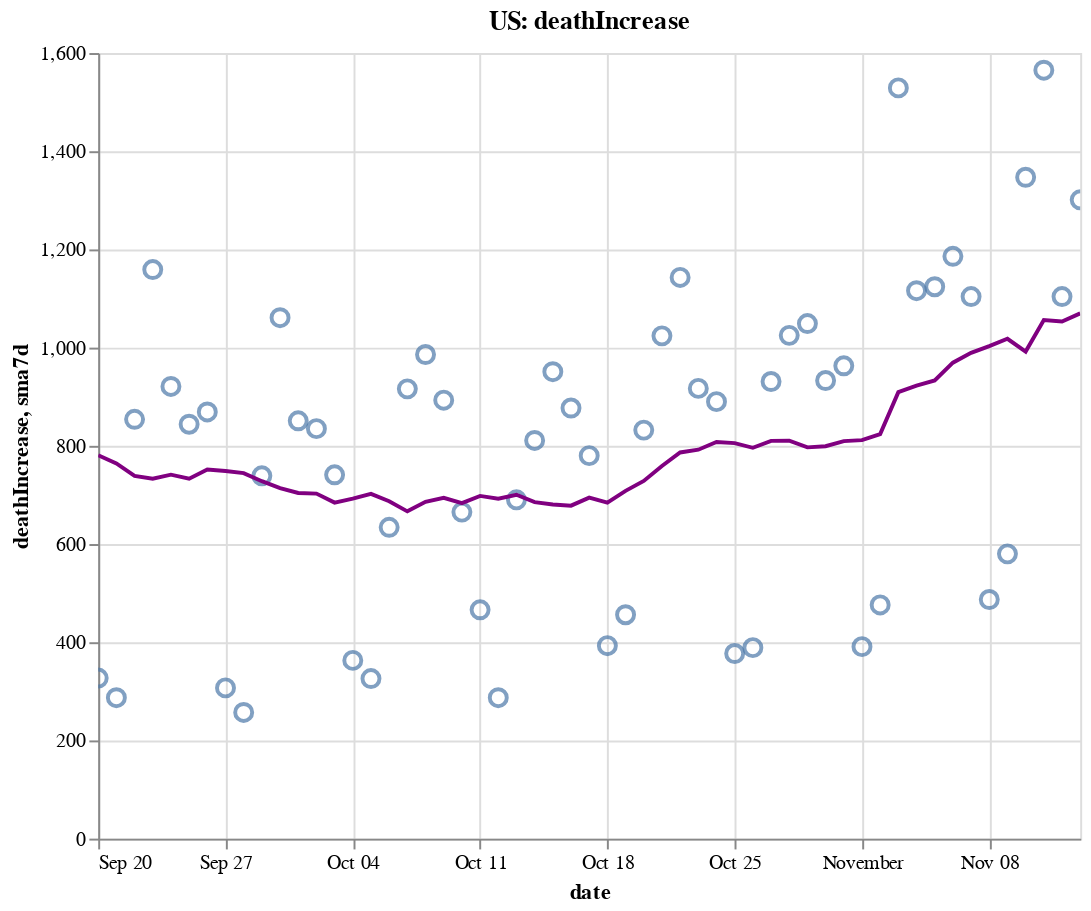

The cell this chart's notebook holds for it:
### Code cell
create_plot(us, 'deathIncrease')

### Figure 1 — Vega-Lite specification as saved in the notebook (floating-point values rounded to 4 significant figures)
{"config": {"view": {"continuousWidth": 400, "continuousHeight": 300}}, "layer": [{"layer": [{"mark": {"type": "point", "size": 75}, "encoding": {"tooltip": [{"type": "temporal", "field": "date"}, {"type": "quantitative", "field": "deathIncrease"}, {"type": "quantitative", "field": "sma7d"}], "x": {"type": "temporal", "field": "date"}, "y": {"type": "quantitative", "field": "deathIncrease"}}, "selection": {"selector006": {"type": "interval", "bind": "scales", "encodings": ["x", "y"]}}}, {"mark": {"type": "line", "color": "purple"}, "encoding": {"x": {"type": "temporal", "field": "date"}, "y": {"type": "quantitative", "field": "sma7d"}}}]}, {"mark": {"type": "rule", "color": "#aaa"}, "encoding": {"x": {"type": "temporal", "field": "date"}}, "transform": [{"filter": {"selection": "selector005"}}]}, {"mark": "circle", "encoding": {"opacity": {"condition": {"value": 1, "selection": "selector005"}, "value": 0}, "tooltip": [{"type": "temporal", "field": "date"}, {"type": "quantitative", "field": "deathIncrease"}, {"type": "quantitative", "field": "sma7d"}], "x": {"type": "temporal", "field": "date"}, "y": {"type": "quantitative", "field": "deathIncrease"}}, "selection": {"selector005": {"type": "single", "encodings": ["x"], "on": "mouseover", "nearest": true, "empty": "none"}}}, {"mark": {"type": "text", "align": "left", "dx": 5, "dy": -5, "stroke": "white", "strokeWidth": 2}, "encoding": {"text": {"type": "quantitative", "field": "deathIncrease"}, "tooltip": [{"type": "temporal", "field": "date"}, {"type": "quantitative", "field": "deathIncrease"}, {"type": "quantitative", "field": "sma7d"}], "x": {"type": "temporal", "field": "date"}, "y": {"type": "quantitative", "field": "deathIncrease"}}, "transform": [{"filter": {"selection": "selector005"}}]}, {"mark": {"type": "text", "align": "left", "dx": 5, "dy": -5}, "encoding": {"text": {"type": "quantitative", "field": "deathIncrease"}, "tooltip": [{"type": "temporal", "field": "date"}, {"type": "quantitative", "field": "deathIncrease"}, {"type": "quantitative", "field": "sma7d"}], "x": {"type": "temporal", "field": "date"}, "y": {"type": "quantitative", "field": "deathIncrease"}}, "transform": [{"filter": {"selection": "selector005"}}]}], "data": {"name": "data-f2e576742b3adfc35425e3bb2a24119c"}, "height": 400, "title": "US: deathIncrease", "width": 500, "$schema": "https://vega.github.io/schema/vega-lite/v4.8.1.json", "datasets": {"data-f2e576742b3adfc35425e3bb2a24119c": [{"date": "2020-09-20T00:00:00", "totalTestResultsIncrease": 978400.0, "positiveIncrease": 35690.0, "death": 191600.0, "deathIncrease": 327.0, "positiveRate": 0.036, "state": "US", "sma7d": 780.9}, {"date": "2020-09-21T00:00:00", "totalTestResultsIncrease": 775000.0, "positiveIncrease": 39060.0, "death": 191900.0, "deathIncrease": 287.0, "positiveRate": 0.05, "state": "US", "sma7d": 764.1}, {"date": "2020-09-22T00:00:00", "totalTestResultsIncrease": 850800.0, "positiveIncrease": 49350.0, "death": 192800.0, "deathIncrease": 854.0, "positiveRate": 0.058, "state": "US", "sma7d": 738.9}, {"date": "2020-09-23T00:00:00", "totalTestResultsIncrease": 1010000.0, "positiveIncrease": 38550.0, "death": 193900.0, "deathIncrease": 1159.0, "positiveRate": 0.038, "state": "US", "sma7d": 733.0}, {"date": "2020-09-24T00:00:00", "totalTestResultsIncrease": 1038000.0, "positiveIncrease": 43240.0, "death": 194800.0, "deathIncrease": 921.0, "positiveRate": 0.042, "state": "US", "sma7d": 741.3}, {"date": "2020-09-25T00:00:00", "totalTestResultsIncrease": 1112000.0, "positiveIncrease": 55140.0, "death": 195700.0, "deathIncrease": 844.0, "positiveRate": 0.05, "state": "US", "sma7d": 733.1}, {"date": "2020-09-26T00:00:00", "totalTestResultsIncrease": 1123000.0, "positiveIncrease": 47580.0, "death": 196600.0, "deathIncrease": 869.0, "positiveRate": 0.042, "state": "US", "sma7d": 751.6}, {"date": "2020-09-27T00:00:00", "totalTestResultsIncrease": 905600.0, "positiveIncrease": 35060.0, "death": 196900.0, "deathIncrease": 307.0, "positiveRate": 0.039, "state": "US", "sma7d": 748.7}, {"date": "2020-09-28T00:00:00", "totalTestResultsIncrease": 1164000.0, "positiveIncrease": 36060.0, "death": 197100.0, "deathIncrease": 257.0, "positiveRate": 0.031, "state": "US", "sma7d": 744.4}, {"date": "2020-09-29T00:00:00", "totalTestResultsIncrease": 914100.0, "positiveIncrease": 36290.0, "death": 197900.0, "deathIncrease": 739.0, "positiveRate": 0.04, "state": "US", "sma7d": 728.0}, {"date": "2020-09-30T00:00:00", "totalTestResultsIncrease": 904400.0, "positiveIncrease": 44270.0, "death": 198900.0, "deathIncrease": 1061.0, "positiveRate": 0.049, "state": "US", "sma7d": 714.0}, {"date": "2020-10-01T00:00:00", "totalTestResultsIncrease": 998200.0, "positiveIncrease": 45480.0, "death": 199800.0, "deathIncrease": 851.0, "positiveRate": 0.046, "state": "US", "sma7d": 704.0}, {"date": "2020-10-02T00:00:00", "totalTestResultsIncrease": 1242000.0, "positiveIncrease": 49130.0, "death": 200600.0, "deathIncrease": 835.0, "positiveRate": 0.04, "state": "US", "sma7d": 702.7}, {"date": "2020-10-03T00:00:00", "totalTestResultsIncrease": 1100000.0, "positiveIncrease": 51010.0, "death": 201400.0, "deathIncrease": 741.0, "positiveRate": 0.046, "state": "US", "sma7d": 684.4}, {"date": "2020-10-04T00:00:00", "totalTestResultsIncrease": 1029000.0, "positiveIncrease": 38290.0, "death": 201700.0, "deathIncrease": 363.0, "positiveRate": 0.037, "state": "US", "sma7d": 692.4}, {"date": "2020-10-05T00:00:00", "totalTestResultsIncrease": 990500.0, "positiveIncrease": 37860.0, "death": 202000.0, "deathIncrease": 326.0, "positiveRate": 0.038, "state": "US", "sma7d": 702.3}, {"date": "2020-10-06T00:00:00", "totalTestResultsIncrease": 907000.0, "positiveIncrease": 38420.0, "death": 202700.0, "deathIncrease": 634.0, "positiveRate": 0.042, "state": "US", "sma7d": 687.3}, {"date": "2020-10-07T00:00:00", "totalTestResultsIncrease": 973500.0, "positiveIncrease": 50560.0, "death": 203600.0, "deathIncrease": 916.0, "positiveRate": 0.052, "state": "US", "sma7d": 666.6}, {"date": "2020-10-08T00:00:00", "totalTestResultsIncrease": 1149000.0, "positiveIncrease": 55120.0, "death": 204600.0, "deathIncrease": 986.0, "positiveRate": 0.048, "state": "US", "sma7d": 685.9}, {"date": "2020-10-09T00:00:00", "totalTestResultsIncrease": 1201000.0, "positiveIncrease": 56720.0, "death": 205500.0, "deathIncrease": 893.0, "positiveRate": 0.047, "state": "US", "sma7d": 694.1}, {"date": "2020-10-10T00:00:00", "totalTestResultsIncrease": 1247000.0, "positiveIncrease": 57250.0, "death": 206100.0, "deathIncrease": 665.0, "positiveRate": 0.046, "state": "US", "sma7d": 683.3}, {"date": "2020-10-11T00:00:00", "totalTestResultsIncrease": 1083000.0, "positiveIncrease": 46700.0, "death": 206600.0, "deathIncrease": 466.0, "positiveRate": 0.043, "state": "US", "sma7d": 698.0}, {"date": "2020-10-12T00:00:00", "totalTestResultsIncrease": 1064000.0, "positiveIncrease": 42780.0, "death": 206900.0, "deathIncrease": 287.0, "positiveRate": 0.04, "state": "US", "sma7d": 692.4}, {"date": "2020-10-13T00:00:00", "totalTestResultsIncrease": 1041000.0, "positiveIncrease": 48150.0, "death": 207600.0, "deathIncrease": 690.0, "positiveRate": 0.046, "state": "US", "sma7d": 700.4}, {"date": "2020-10-14T00:00:00", "totalTestResultsIncrease": 1041000.0, "positiveIncrease": 56240.0, "death": 208400.0, "deathIncrease": 811.0, "positiveRate": 0.054, "state": "US", "sma7d": 685.4}, {"date": "2020-10-15T00:00:00", "totalTestResultsIncrease": 1102000.0, "positiveIncrease": 62850.0, "death": 209300.0, "deathIncrease": 951.0, "positiveRate": 0.057, "state": "US", "sma7d": 680.4}, {"date": "2020-10-16T00:00:00", "totalTestResultsIncrease": 1230000.0, "positiveIncrease": 67940.0, "death": 210200.0, "deathIncrease": 877.0, "positiveRate": 0.055, "state": "US", "sma7d": 678.1}, {"date": "2020-10-17T00:00:00", "totalTestResultsIncrease": 1295000.0, "positiveIncrease": 57750.0, "death": 211000.0, "deathIncrease": 780.0, "positiveRate": 0.045, "state": "US", "sma7d": 694.6}, {"date": "2020-10-18T00:00:00", "totalTestResultsIncrease": 1056000.0, "positiveIncrease": 48630.0, "death": 211400.0, "deathIncrease": 393.0, "positiveRate": 0.046, "state": "US", "sma7d": 684.1}, {"date": "2020-10-19T00:00:00", "totalTestResultsIncrease": 1131000.0, "positiveIncrease": 56900.0, "death": 211800.0, "deathIncrease": 456.0, "positiveRate": 0.05, "state": "US", "sma7d": 708.3}, {"date": "2020-10-20T00:00:00", "totalTestResultsIncrease": 948700.0, "positiveIncrease": 60310.0, "death": 212700.0, "deathIncrease": 832.0, "positiveRate": 0.064, "state": "US", "sma7d": 728.6}, {"date": "2020-10-21T00:00:00", "totalTestResultsIncrease": 939500.0, "positiveIncrease": 60660.0, "death": 213700.0, "deathIncrease": 1024.0, "positiveRate": 0.065, "state": "US", "sma7d": 759.0}, {"date": "2020-10-22T00:00:00", "totalTestResultsIncrease": 1219000.0, "positiveIncrease": 72890.0, "death": 214800.0, "deathIncrease": 1143.0, "positiveRate": 0.06, "state": "US", "sma7d": 786.4}, {"date": "2020-10-23T00:00:00", "totalTestResultsIncrease": 1379000.0, "positiveIncrease": 82260.0, "death": 215800.0, "deathIncrease": 917.0, "positiveRate": 0.06, "state": "US", "sma7d": 792.1}, {"date": "2020-10-24T00:00:00", "totalTestResultsIncrease": 1321000.0, "positiveIncrease": 82740.0, "death": 216700.0, "deathIncrease": 890.0, "positiveRate": 0.063, "state": "US", "sma7d": 807.9}, {"date": "2020-10-25T00:00:00", "totalTestResultsIncrease": 1191000.0, "positiveIncrease": 65090.0, "death": 217000.0, "deathIncrease": 377.0, "positiveRate": 0.055, "state": "US", "sma7d": 805.6}, {"date": "2020-10-26T00:00:00", "totalTestResultsIncrease": 1201000.0, "positiveIncrease": 62100.0, "death": 217400.0, "deathIncrease": 389.0, "positiveRate": 0.052, "state": "US", "sma7d": 796.0}, {"date": "2020-10-27T00:00:00", "totalTestResultsIncrease": 1081000.0, "positiveIncrease": 73000.0, "death": 218300.0, "deathIncrease": 931.0, "positiveRate": 0.068, "state": "US", "sma7d": 810.1}, {"date": "2020-10-28T00:00:00", "totalTestResultsIncrease": 1086000.0, "positiveIncrease": 78640.0, "death": 219400.0, "deathIncrease": 1025.0, "positiveRate": 0.072, "state": "US", "sma7d": 810.3}, {"date": "2020-10-29T00:00:00", "totalTestResultsIncrease": 1325000.0, "positiveIncrease": 87990.0, "death": 220400.0, "deathIncrease": 1049.0, "positiveRate": 0.066, "state": "US", "sma7d": 796.9}, {"date": "2020-10-30T00:00:00", "totalTestResultsIncrease": 1362000.0, "positiveIncrease": 96710.0, "death": 221400.0, "deathIncrease": 933.0, "positiveRate": 0.071, "state": "US", "sma7d": 799.1}, {"date": "2020-10-31T00:00:00", "totalTestResultsIncrease": 1374000.0, "positiveIncrease": 90490.0, "death": 222300.0, "deathIncrease": 963.0, "positiveRate": 0.066, "state": "US", "sma7d": 809.6}, {"date": "2020-11-01T00:00:00", "totalTestResultsIncrease": 1140000.0, "positiveIncrease": 74050.0, "death": 222700.0, "deathIncrease": 391.0, "positiveRate": 0.065, "state": "US", "sma7d": 811.6}, {"date": "2020-11-02T00:00:00", "totalTestResultsIncrease": 1328000.0, "positiveIncrease": 82250.0, "death": 223200.0, "deathIncrease": 476.0, "positiveRate": 0.062, "state": "US", "sma7d": 824.0}, {"date": "2020-11-03T00:00:00", "totalTestResultsIncrease": 1126000.0, "positiveIncrease": 86080.0, "death": 224700.0, "deathIncrease": 1529.0, "positiveRate": 0.076, "state": "US", "sma7d": 909.4}, {"date": "2020-11-04T00:00:00", "totalTestResultsIncrease": 1207000.0, "positiveIncrease": 103100.0, "death": 225800.0, "deathIncrease": 1116.0, "positiveRate": 0.085, "state": "US", "sma7d": 922.4}, {"date": "2020-11-05T00:00:00", "totalTestResultsIncrease": 1564000.0, "positiveIncrease": 116200.0, "death": 227000.0, "deathIncrease": 1124.0, "positiveRate": 0.074, "state": "US", "sma7d": 933.1}, {"date": "2020-11-06T00:00:00", "totalTestResultsIncrease": 1562000.0, "positiveIncrease": 125300.0, "death": 228100.0, "deathIncrease": 1186.0, "positiveRate": 0.08, "state": "US", "sma7d": 969.3}, {"date": "2020-11-07T00:00:00", "totalTestResultsIncrease": 1406000.0, "positiveIncrease": 129200.0, "death": 229200.0, "deathIncrease": 1104.0, "positiveRate": 0.092, "state": "US", "sma7d": 989.4}, {"date": "2020-11-08T00:00:00", "totalTestResultsIncrease": 1259000.0, "positiveIncrease": 110800.0, "death": 229700.0, "deathIncrease": 487.0, "positiveRate": 0.088, "state": "US", "sma7d": 1003.0}, {"date": "2020-11-09T00:00:00", "totalTestResultsIncrease": 1519000.0, "positiveIncrease": 118700.0, "death": 230300.0, "deathIncrease": 580.0, "positiveRate": 0.078, "state": "US", "sma7d": 1018.0}, {"date": "2020-11-10T00:00:00", "totalTestResultsIncrease": 1237000.0, "positiveIncrease": 131000.0, "death": 231700.0, "deathIncrease": 1347.0, "positiveRate": 0.106, "state": "US", "sma7d": 992.0}, {"date": "2020-11-11T00:00:00", "totalTestResultsIncrease": 1382000.0, "positiveIncrease": 144500.0, "death": 233200.0, "deathIncrease": 1565.0, "positiveRate": 0.105, "state": "US", "sma7d": 1056.0}, {"date": "2020-11-12T00:00:00", "totalTestResultsIncrease": 1490000.0, "positiveIncrease": 150500.0, "death": 234300.0, "deathIncrease": 1104.0, "positiveRate": 0.101, "state": "US", "sma7d": 1053.0}, {"date": "2020-11-13T00:00:00", "totalTestResultsIncrease": 1684000.0, "positiveIncrease": 170300.0, "death": 235500.0, "deathIncrease": 1301.0, "positiveRate": 0.101, "state": "US", "sma7d": 1070.0}]}}
